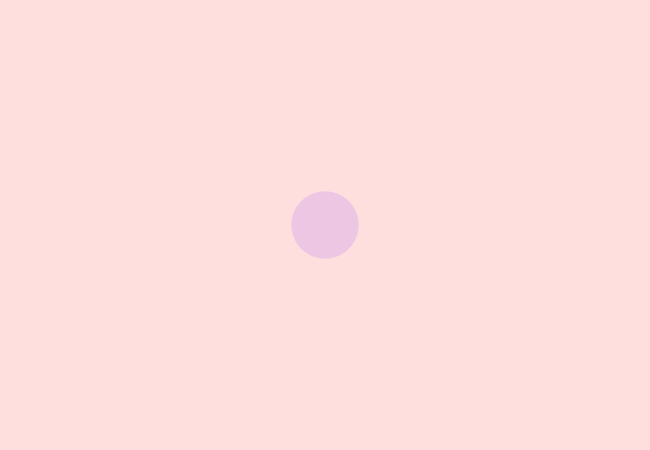
Frame 1 (no input)
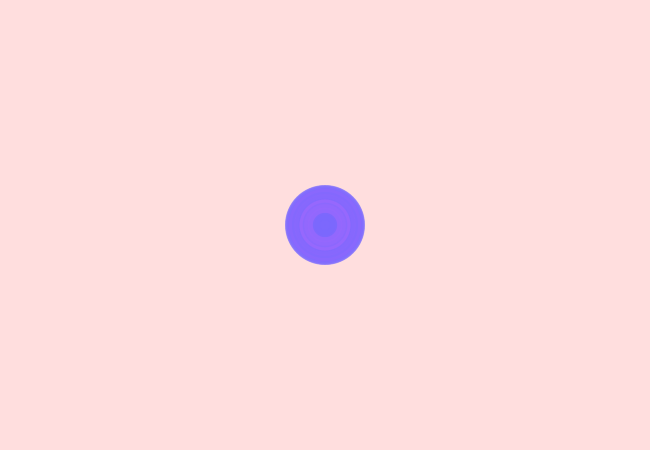
Frame 60 (the mouse pressed at the canvas centre just before this capture)
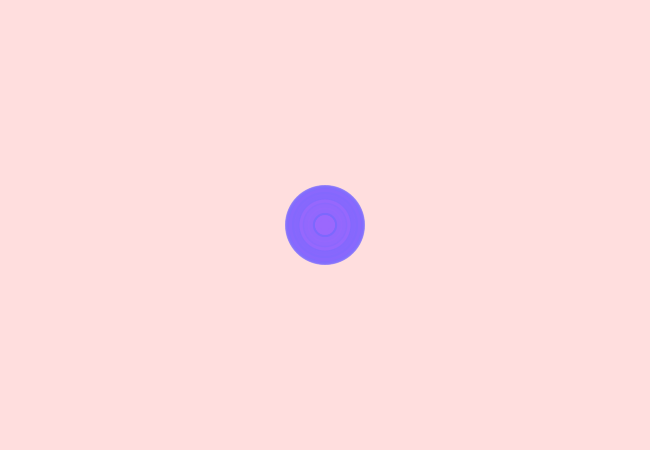
Frame 120 (the mouse held since frame 60 and released just before this capture)

The Processing sketch that drew these frames (run headless with seeded random() and noise(); from frame 60 on, the mouse is pressed at the canvas centre):

// Processing sketch: processing_133600
// ── processing_133600.pde

int counter;

void setup() {  //setup function called initially, only once
  size(650, 450);
  background(255, 222, 222);  //set background white
  colorMode(RGB);   //set colors to Hue, Saturation, Brightness mode
  counter = 0;
}

void draw() {  //draw function loops 
  counter++;
  noStroke();
  fill(random(255),100,255,50);
  
  if(mousePressed == true) { //add some interaction
    ellipse(mouseX, mouseY, 20, 20);
  }
  else {
    ellipse(width/2, height/2, 80*sin(counter), 80*sin(counter));
  }
}
